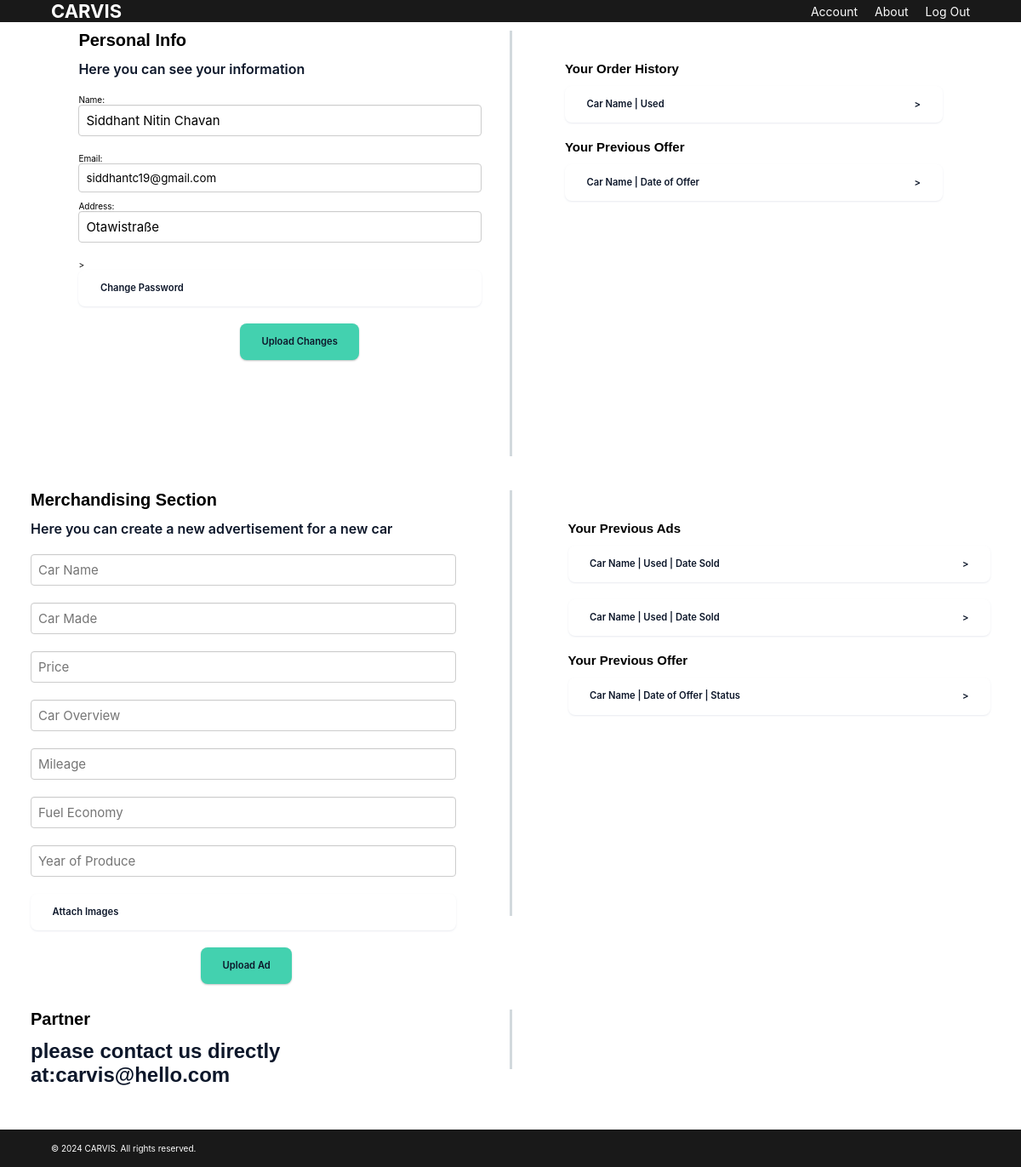
Page /account (signed in) on the earlier database version.
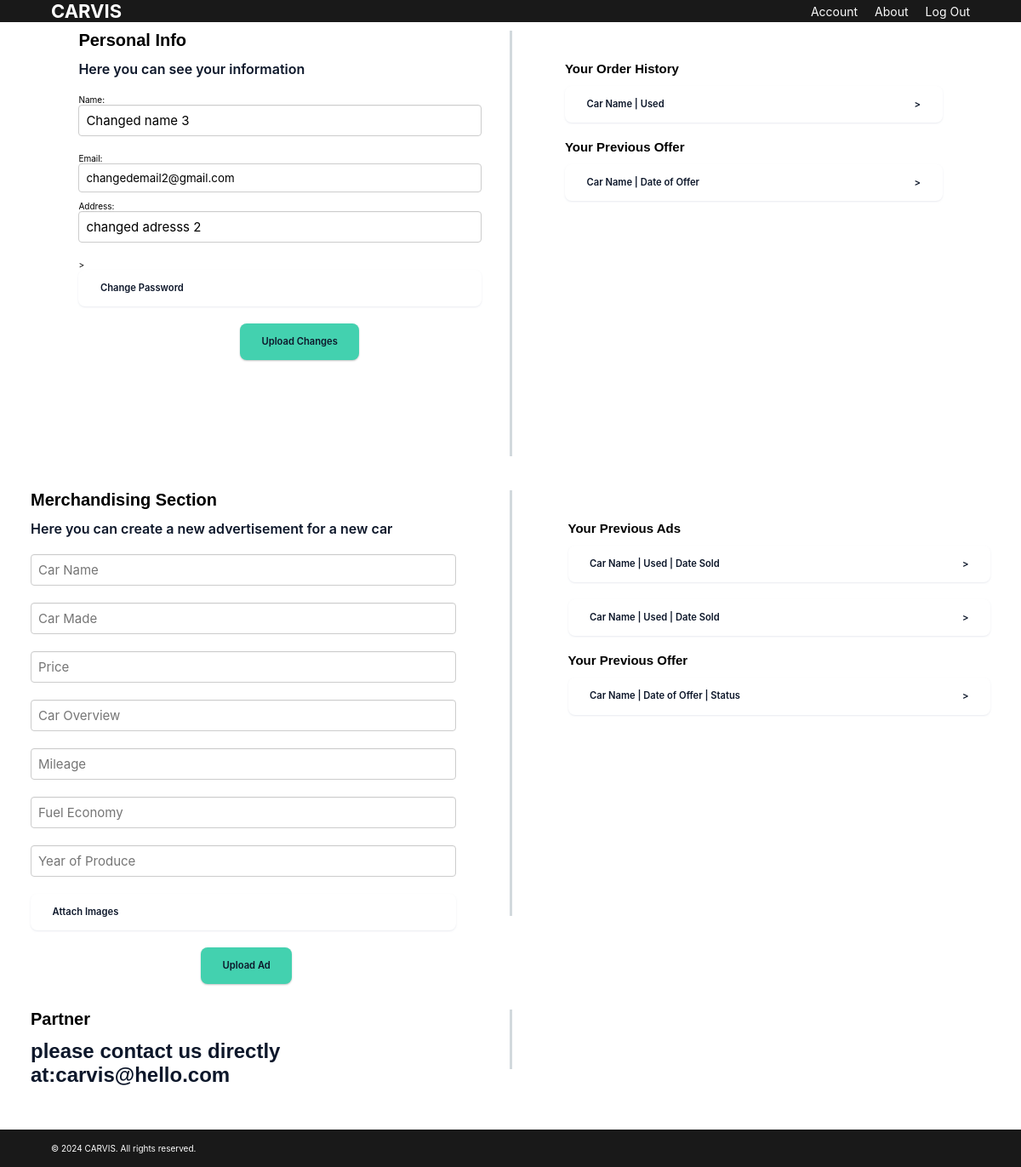
Same page on the later database version.
### app.py (models this page shows)
class PersonalInformation(db.Model):
    user_id = db.Column(db.Integer, db.ForeignKey('user.user_id', ondelete='CASCADE'), primary_key=True)
    full_name = db.Column(db.String(100))
    email = db.Column(db.String(100))
    phone_number = db.Column(db.String(20))
    address = db.Column(db.Text)

### app.py (the view)
@app.route('/account', methods=['GET'])
def account():
    username = session.get('username')
    if not username:
        flash('Please log in to view your account.', 'warning')
        return redirect(url_for('login'))
    user = User.query.filter_by(username=username).first()
    if not user:
        flash('User not found.', 'error')
        return redirect(url_for('login'))
    personal_info = PersonalInformation.query.filter_by(user_id=user.user_id).first()
    if not personal_info:
        abort(404)
    return render_template('account.html', user=user, personal_info=personal_info)

### templates/account.html (shortened to what this page needs)
<link rel="stylesheet" href="{{ url_for('static', filename='css/style_sb.css') }}">
<body>
    {% extends "navbar.html" %}
    {% block content %}
    <main>
        <div class="section2">
            <div id="column">
                <div class="container">
                    <h1>Personal Info</h1><br>
                    <legend>Here you can see your information</legend>
                    <div class="form-style">
                        <form method="POST" action="{{ url_for('update_personal_info') }}">
                            <fieldset>
                                <label for="full_name">Name:</label>
                                <input type="text" id="full_name" name="full_name" value="{{ personal_info.full_name }}" placeholder="Name and Surname" required>
                                <label for="email">Email:</label>
                                <input type="email" id="email" name="email" value="{{ personal_info.email }}" placeholder="Email" required>
                                <label for="address">Address:</label>
                                <input type="text" id="address" name="address" value="{{ personal_info.address }}" placeholder="Address" required>
                            </fieldset>>
                            <a href="{{ url_for('changepassword') }}" class="button1">Change Password</a>
                            <button type="submit" class="button2">Upload Changes</button>
                        </form>
                    </div>
                </div>
                <div class="vl"></div>
                <div class="container">
                    <div class="container-sub">
                        <br><br><br><h2>Your Order History</h2><br>
                        <button class="button1" role="button">Car Name | Used <span class="arror-btn">></span></button>
                        <h2>Your Previous Offer</h2><br />
                        <button class="button1" role="button">Car Name | Date of Offer <span
                                class="arror-btn">></span></button>
                    </div>
                </div>
            </div>
        </div>
        </div>
        <div class="section2">
            <div id="column">
                <div class="container">
                    <h1>Merchandising Section</h1><br>
                    <legend>Here you can create a new advertisement for a new car</legend>
                    <div class="form-style">
                        <form>
                            <fieldset>
                                <input type="text" placeholder="Car Name">
                                <input type="text" placeholder="Car Made">
                                <input type="text" placeholder="Price">
                                <input type="text" placeholder="Car Overview">
                                <input type="text" placeholder="Mileage">
                                <input type="text" placeholder="Fuel Economy">
                                <input type="text" placeholder="Year of Produce">
                            </fieldset>
                            <button type="button" class="button1">Attach Images</button>
                            <button type="submit" class="button2">Upload Ad</button>
                        </form>
                    </div>
                </div>
                <div class="vl"></div>
                <div class="container">
                    <div class="container-sub">
                        <br><br><br><h2>Your Previous Ads</h2><br>
                        <button class="button1" role="button">Car Name | Used | Date Sold <span
                                class="arror-btn">></span></button>
                        <button class="button1" role="button">Car Name | Used | Date Sold <span
                                class="arror-btn">></span></button>
                        <h2>Your Previous Offer</h2><br />
                        <button class="button1" role="button">Car Name | Date of Offer | Status <span
                                class="arror-btn">></span></button>
                    </div>
                </div>
            </div>
        </div>
        <div class="section2">
            <div id="column">
                <div class="container">
                    <h1>Partner</h1><br>
                    <legend><h2>please contact us directly at:carvis@hello.com</h2></legend>
                </div>
                <div class="vl2"></div>
                <div class="container">
                </div>
            </div>
        </div>
</body>
{% endblock %}

### templates/navbar.html (shortened to what this page needs)
<!DOCTYPE html>
<html lang="en">
<head>
    <link rel="stylesheet" href="{{ url_for('static', filename='css/navbar.css') }}" />
</head>
<body>
    <header class="site-header">
        <div class="wrapper header-content">
            <a href="/homepage" class="brand-logo">CARVIS</a>
            <nav class="site-nav">
                <ul>
                    <li><a href="/account">Account</a></li>
                    <li><a href="/aboutus">About</a></li>
                    <li><a href="/logout">Log Out</a></li>
                </ul>
            </nav>
        </div>
    </header>
    <div class="wrapper">
        {% block content %}{% endblock %}
    <footer>
        <div class="wrapper-x">
            <p>© 2024 CARVIS. All rights reserved.</p>
        </div>
    </footer>
</body>
</html>

### static/css/style_sb.css (style rules this page uses)
* { font-family: "Basier circle", -apple-system, system-ui; margin: 0; padding: 0; box-sizing: border-box; }
body { width: 100%; min-height: auto; font-size: 10px; padding: 0px auto; overflow-y: auto; }
input[type="email"], input[type="text"], input[type="password"] { background-color: #fff; border: 1px solid #ccc; border-radius: 4px; padding: 8px; margin-bottom: 10px; width: 100%; }
.section2 { margin-bottom: 30px; }
#column { display: flex; justify-content: space-around; max-width: 1200px; margin: 10px auto; }
.container { flex: 1; margin: 0 3%; }
legend { margin-bottom: 10px; font-size: 1rem; font-weight: 600; margin-bottom: 20px; color: #0d172a; }
.container-sub { margin-left: 30px; }
.button1 { background-color: #fff; border: 0 solid #e2e8f0; border-radius: .5rem; box-sizing: border-box; color: #0d172a; cursor: pointer; font-family: "Basier circle", -apple-system, system-ui, "Segoe UI", Roboto, "Helvetica Neue", Arial, "Noto Sans", sans-serif, "Apple Color Emoji", "Segoe UI Emoji", "Segoe UI Symbol", "Noto Color Emoji"; font-size: .7rem; font-weight: 600; width: 100%; line-height: 1; padding: 1rem 1.6rem; text-align: center; text-decoration: none #0d172a solid; text-decoration-thickness: auto; transition: all .1s cubic-bezier(.4, 0, .2, 1); box-shadow: 0px 1px 2px rgba(166, 175, 195, 0.25); user-select: none; -webkit-user-select: none; touch-action: manipulation; margin-bottom: 20px; position: relative; display: inline-flex; justify-content: space-between; align-items: center; }
.button2 { background-color: #43D1AF; border: 0 solid #e2e8f0; border-radius: .5rem; box-sizing: border-box; color: #0d172a; cursor: pointer; display: inline-block; font-family: "Basier circle", -apple-system, system-ui, "Segoe UI", Roboto, "Helvetica Neue", Arial, "Noto Sans", sans-serif, "Apple Color Emoji", "Segoe UI Emoji", "Segoe UI Symbol", "Noto Color Emoji"; font-size: .7rem; font-weight: 600; line-height: 1; padding: 1rem 1.6rem; text-align: center; text-decoration: none #0d172a solid; text-decoration-thickness: auto; transition: all .1s cubic-bezier(.4, 0, .2, 1); box-shadow: 0px 1px 2px rgba(19, 19, 18, 0.25); user-select: none; -webkit-user-select: none; touch-action: manipulation; margin-left: 40%; }
.form-style { max-width: 500px; border-radius: 8px; }
.form-style fieldset { border: none; }
.form-style input[type="text"] { font-family: "Basier circle", -apple-system, system-ui, "Segoe UI", Roboto, "Helvetica Neue", Arial, "Noto Sans", sans-serif, "Apple Color Emoji", "Segoe UI Emoji", "Segoe UI Symbol", "Noto Color Emoji"; background: rgba(255, 255, 255, .1); font-size: 15px; margin: 0; outline: 0; width: 100%; box-sizing: border-box; box-shadow: 0 1px 0 rgba(0, 0, 0, 0.03) inset; margin-bottom: 20px; }
.vl { border-left: 3px solid #d2d9dd; height: 500px; }
.vl2 { border-left: 3px solid #d2d9dd; height: 70px; }
.arror-btn { margin-left: auto; }

### static/css/navbar.css (style rules this page uses)
body, h1, h2, ul { margin: 0; padding: 0; font-family: 'Arial', sans-serif; }
html { min-height: 100%; }
body { min-height: 100vh; margin: 0; }
.site-header { background: #191919; color: #fff; padding: 0; }
.header-content { display: flex; justify-content: space-between; align-items: center; padding: 1rem 0; }
.brand-logo { font-size: 22px; font-weight: bold; text-decoration: none; color: #fff; }
.site-nav ul { list-style: none; display: flex; }
.site-nav ul li { margin-left: 20px; }
.site-nav ul li a { color: #fafafa; text-decoration: none; font-size: 14px; }
.wrapper, .wrapper-x { width: 90%; max-width: 1200px; margin: auto; overflow: hidden; padding: 0; }
footer { background: #191919; color: #fff; padding: 1rem 0; width: 100%; z-index: 1; }

Differences in the rows shown:
changed PersonalInformation: full_name "Siddhant Nitin Chavan" → "Changed name 3"; email "siddhantc19@gmail.com" → "changedemail2@gmail.com"; address "Otawistraße" → "changed adresss 2"
